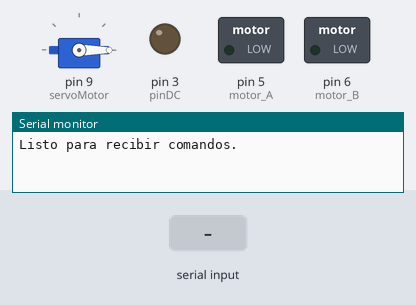
A sketch run on a simulated Arduino Uno, built with avr-gcc and run on an emulated ATmega328P. Shown: servo, switched loads named in the sketch (green lamp = pin HIGH), output pins drawn as LEDs (lit = HIGH), the last lines printed to the serial monitor. The test bench sets the inputs (shaded band).

Above: at 1.2 s.
1.3 s: "servo1\n" received over Serial
At 1.7 s:
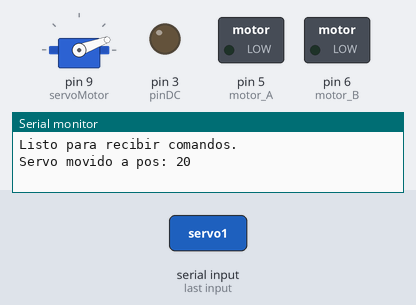
2.8 s: "dc\n" received over Serial
At 3.8 s:
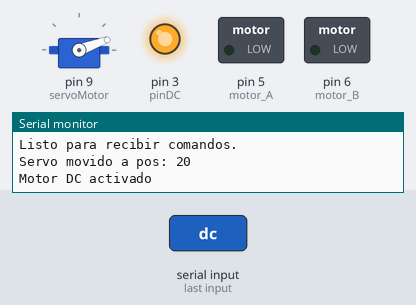
4.3 s: "derecha\n" received over Serial
At 5.2 s:
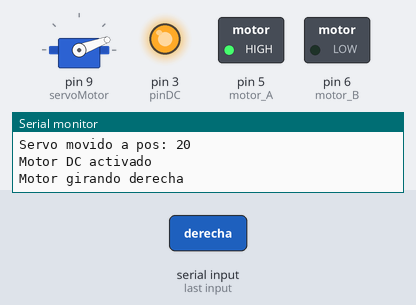
5.8 s: "izquierda\n" received over Serial
At 6.4 s:
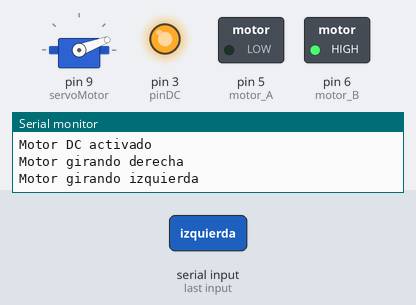
7.3 s: "servo1\n" received over Serial
At 8.5 s:
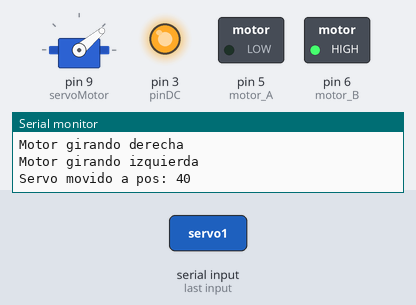
8.8 s: "stop\n" received over Serial
At 9.7 s:
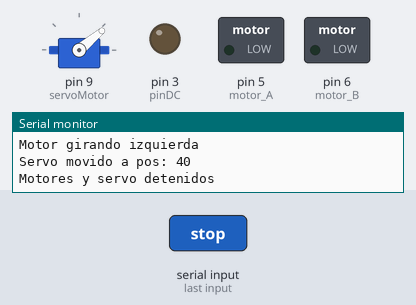
Timing chart, 0 to 11.3 s (numbered marks = the images above; inputs shaded):
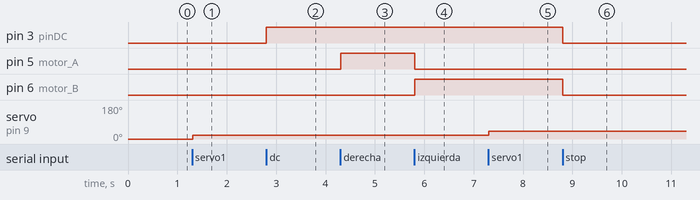

The sketch:

Arduino_Final.ino
```cpp
#include <Servo.h>

Servo servoMotor;
int pos = 0;
String comando;

// Pines de sensores y actuadores
const int pinTemp = A0;   // Sensor de temperatura (LM35)
const int pinLuz  = A1;   // LDR
const int pinDC   = 3;    // Motor DC PWM
const int motor_A = 5;    // Motor adicional (si se quiere control de dirección)
const int motor_B = 6;

// ─ CONFIGURACIÓN INICIAL ─
void setup() {
  servoMotor.attach(9);
  servoMotor.write(pos);

  pinMode(pinDC, OUTPUT);
  pinMode(motor_A, OUTPUT);
  pinMode(motor_B, OUTPUT);

  Serial.begin(9600);
  Serial.println("Listo para recibir comandos.");
}

// ─ BUCLE PRINCIPAL ─
void loop() {
  if (Serial.available() > 0) {
    comando = Serial.readStringUntil('\n');
    comando.trim();

    if (comando == "servo1") {
      pos += 20;
      if (pos > 180) pos = 0;
      servoMotor.write(pos);
      Serial.println("Servo movido a pos: " + String(pos));

    }
    else if (comando == "temperatura") {
      int lectura = analogRead(pinTemp);
      float temperatura = lectura * 5.0 / 1023.0 * 100.0; // LM35: 10 mV/°C
      Serial.println(temperatura, 2);

    }
    else if (comando == "luz") {
      int lectura = analogRead(pinLuz);
      float luz = lectura * 5.0 / 1023.0; // Voltaje LDR
      Serial.println(luz, 2);

    }
    else if (comando == "dc") {
      analogWrite(pinDC, 255); // Encender motor DC
      Serial.println("Motor DC activado");

    }
    else if (comando == "stop") {
      analogWrite(pinDC, 0);
      servoMotor.detach();
      digitalWrite(motor_A, 0);
      digitalWrite(motor_B, 0);
      Serial.println("Motores y servo detenidos");

    }
    else if (comando == "derecha") {
      analogWrite(motor_A, 255);
      digitalWrite(motor_B, 0);
      Serial.println("Motor girando derecha");

    }
    else if (comando == "izquierda") {
      analogWrite(motor_B, 255);
      digitalWrite(motor_A, 0);
      Serial.println("Motor girando izquierda");

    }
    else {
      Serial.println("Comando invalido");
    }

    delay(50); // Pausa pequeña para estabilidad
  }
}
```

Measured:
- after the input at 1.3 s, servo on pin 9 (servoMotor): 0° → 20° at once
- after the input at 2.8 s, pin 3 (pinDC): LOW → HIGH at once
- after the input at 4.3 s, pin 5 (motor_A): LOW → HIGH at once
- after the input at 5.8 s, pin 5 (motor_A): HIGH → LOW at once; pin 6 (motor_B): LOW → HIGH at once
- after the input at 7.3 s, servo on pin 9 (servoMotor): 20° → 40° at once
- after the input at 8.8 s, pin 3 (pinDC), pin 6 (motor_B): HIGH → LOW at once
